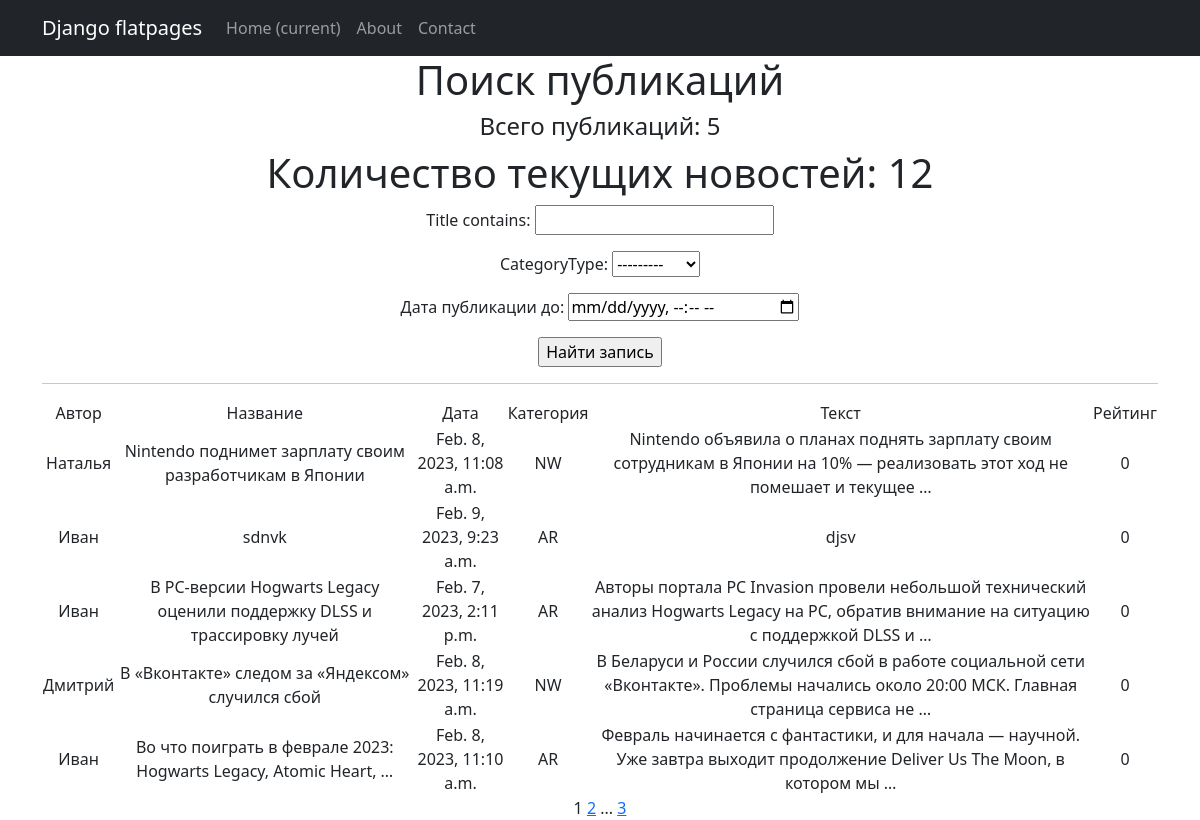
The app's page /news/search/ with its own data.
### news/models.py (models this page shows, shortened)
class Post(models.Model):
    author = models.ForeignKey(Author, on_delete=models.CASCADE)
    NEWS = 'NW'
    ARTICLE = 'AR'
    CATEGORY_CHOISE = (
        (NEWS, "Новость"),
        (ARTICLE, "Статья")
    )
    categoryType = models.CharField(max_length=2, choices=CATEGORY_CHOISE, default=ARTICLE)
    dateCreation = models.DateTimeField(auto_now_add=True)
    postCategory = models.ManyToManyField(Category, through='PostCategory')
    text = models.TextField()
    rating = models.SmallIntegerField(default=0)
    title = models.CharField(max_length=128)

class Author(models.Model):
    authorUser = models.OneToOneField(User, on_delete=models.CASCADE) #cвязь «один к одному» с встроенной моделью пользователей User
    ratingAuthor = models.SmallIntegerField(default=0) #рейтинг автора О изначально
    def __str__(self):
        return f'{self.authorUser.username}'

### news/views.py (the view)
# urls.py: path('search/', PostSearchList.as_view(), name = 'post_search'),
class PostSearchList(ListView):
    model = Post
    ordering = 'title'
    template_name = 'search.html'
    context_object_name = 'news'
    paginate_by = 5
    def get_queryset(self):
        queryset = super().get_queryset()
        self.filterset = PostSearchFilter(self.request.GET, queryset)
        return self.filterset.qs
    def get_context_data(self, **kwargs):
        context = super().get_context_data(**kwargs)
        context['filterset'] = self.filterset
        return context

### news/templatetags/tegs.py (called while the page is built)
@register.simple_tag(takes_context=True)
def url_replace(context, **kwargs):
   d = context['request'].GET.copy()
   for k, v in kwargs.items():
       d[k] = v
   return d.urlencode()

### templates/search.html (shortened to what this page needs)
{% extends 'flatpages/default.html' %}
{% load tegs %}
{% block content %}
<h1>Поиск публикаций</h1>
 <h4> Всего публикаций: {{ news|length }} </h4>
 <h1>Количество текущих новостей: {{ paginator.count }}</h1>
   <form action="" method="get">
       {{ filterset.form.as_p }}
       <input type="submit" value="Найти запись" />
   </form>
<hr>
 {% if news %}
       <table>
           <tr>
               <td> Автор </td>
               <td> Название </td>
               <td> Дата </td>
               <td> Категория </td>
               <td> Текст </td>
               <td> Рейтинг </td>
           </tr>
           {% for title in news %}
           <tr>
               <td>{{ title.author }}</td>
               <td>{{ title.title|truncatewords:10 }}</td>
               <td>{{ title.dateCreation }}</td>
               <td>{{ title.categoryType }}</td>
               <td>{{ title.text|truncatewords:20 }}</td>
               <td>{{ title.rating }}</td>
           </tr>
           {% endfor %}
       </table>
   {% else %}
       <h2>Новостей нет!</h2>
   {% endif %}
   {{ page_obj.number }}
   {% if page_obj.has_next %}
      <a href="?{% url_replace page=page_obj.next_page_number %}">{{ page_obj.next_page_number }}</a>
       {% if paginator.num_pages != page_obj.next_page_number %}
           ...
           <a href="?{% url_replace page=page_obj.paginator.num_pages %}">{{ page_obj.paginator.num_pages }}</a>
       {% endif %}
   {% endif %}
{% endblock content %}

### records on screen
Post: author "Наталья", title "Nintendo поднимет зарплату своим разработчикам в Японии", dateCreation "Feb. 8, 2023, 11:08 a.m.", categoryType "NW", text "Nintendo объявила о планах поднять зарплату своим сотрудникам в Японии на 10% — реализовать этот ход не помешает и текущее …", rating "0"
Post: author "Иван", title "sdnvk", dateCreation "Feb. 9, 2023, 9:23 a.m.", categoryType "AR", text "djsv", rating "0"
Post: author "Иван", title "В PC-версии Hogwarts Legacy оценили поддержку DLSS и трассировку лучей", dateCreation "Feb. 7, 2023, 2:11 p.m.", categoryType "AR", text "Авторы портала PC Invasion провели небольшой технический анализ Hogwarts Legacy на PC, обратив внимание на ситуацию с поддержкой DLSS и …", rating "0"
Post: author "Дмитрий", title "В «Вконтакте» следом за «Яндексом» случился сбой", dateCreation "Feb. 8, 2023, 11:19 a.m.", categoryType "NW", text "В Беларуси и России случился сбой в работе социальной сети «Вконтакте». Проблемы начались около 20:00 МСК. Главная страница сервиса не …", rating "0"
Post: author "Иван", title "Во что поиграть в феврале 2023: Hogwarts Legacy, Atomic Heart, …", dateCreation "Feb. 8, 2023, 11:10 a.m.", categoryType "AR", text "Февраль начинается с фантастики, и для начала — научной. Уже завтра выходит продолжение Deliver Us The Moon, в котором мы …", rating "0"

### other values on screen
{{ news|length }} "5"
{{ paginator.count }} "12"
{{ page_obj.number }} "1"
{{ page_obj.next_page_number }} "2"
{{ page_obj.paginator.num_pages }} "3"
